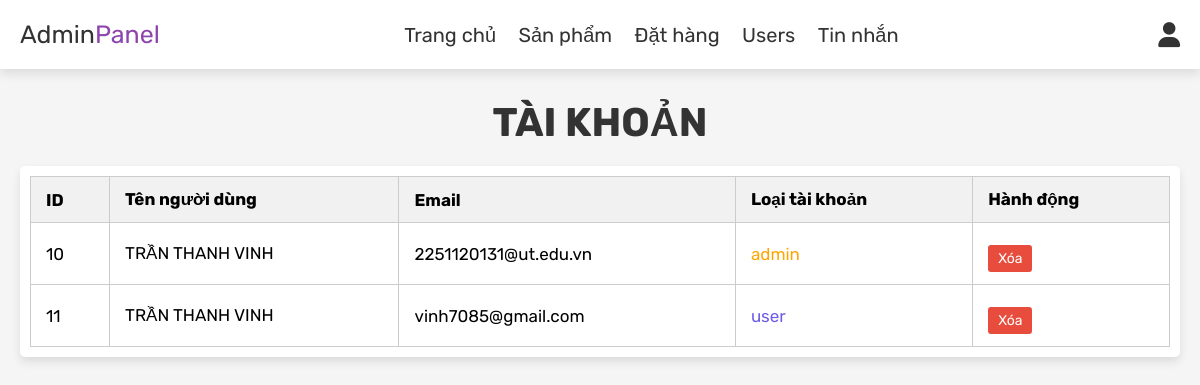
The app's page /project/admin_users.php (signed in) with its own data.
### tables this page shows
CREATE TABLE `users` (
  `id` int(100) NOT NULL,
  `name` varchar(100) NOT NULL,
  `email` varchar(100) NOT NULL,
  `password` varchar(100) NOT NULL,
  `user_type` varchar(20) NOT NULL DEFAULT 'user'
);

### project/admin_users.php (the view, shortened to what this page needs)
<?php
include 'config.php';
?>
<!DOCTYPE html>
<html lang="en">
<head>
    <link rel="stylesheet" href="https://cdnjs.cloudflare.com/ajax/libs/font-awesome/6.0.0/css/all.min.css">
    <link rel="stylesheet" href="css/admin_style.css">
</head>
<body>
    <?php include 'admin_header.php'; ?>
    <section class="users">
        <h1 class="title"> Tài khoản </h1>
        <div class="table-container">
            <table class="user-table">
                <thead>
                    <tr>
                        <th>ID</th>
                        <th>Tên người dùng</th>
                        <th>Email</th>
                        <th>Loại tài khoản</th>
                        <th>Hành động</th>
                    </tr>
                </thead>
                <tbody>
                    <?php
                $select_users = mysqli_query($conn, "SELECT * FROM `users`") or die('query failed');
                while($fetch_users = mysqli_fetch_assoc($select_users)){
            ?>
                    <tr>
                        <td><?php echo $fetch_users['id']; ?></td>
                        <td><?php echo $fetch_users['name']; ?></td>
                        <td><?php echo $fetch_users['email']; ?></td>
                        <td style="color:<?php echo ($fetch_users['user_type'] == 'admin') ? 'orange' : '#6c5ce7'; ?>">
                            <?php echo $fetch_users['user_type']; ?>
                        </td>
                        <td>
                            <a href="admin_users.php?delete=<?php echo $fetch_users['id']; ?>"
                                onclick="return confirm('Bạn có chắc muốn xóa tài khoản này?');"
                                class="delete-btn">Xóa</a>
                        </td>
                    </tr>
                    <?php } ?>
                </tbody>
            </table>
        </div>
    </section>
</body>
</html>

### project/css/admin_style.css (style rules this page uses)
:root { --purple:#8e44ad; --red:#c0392b; --orange:#f39c12; --black:#333; --white:#fff; --light-color:#666; --light-white:#ccc; --light-bg:#f5f5f5; --border:.1rem solid var(--black); --box-shadow:0 .5rem 1rem rgba(0,0,0,.1); }
* { font-family: 'Rubik', sans-serif; margin:0; padding:0; box-sizing: border-box; outline: none; border:none; text-decoration: none; transition:all .2s linear; }
html { font-size: 62.5%; overflow-x: hidden; }
body { background-color: var(--light-bg); }
section { padding:3rem 2rem; }
.title { text-align: center; margin-bottom: 2rem; text-transform: uppercase; color:var(--black); font-size: 4rem; }
.btn, .option-btn, .delete-btn, .white-btn { display: inline-block; margin-top: 1rem; padding:1rem 3rem; cursor: pointer; color:var(--white); font-size: 1.8rem; border-radius: .5rem; text-transform: capitalize; }
.delete-btn { background-color: var(--red); }

### project/admin_users.php (style rules this page uses)
.table-container { overflow-x: auto; margin: 2rem auto; max-width: 1200px; padding: 1rem; background: var(--white); border-radius: .5rem; box-shadow: var(--box-shadow); }
.user-table { width: 100%; border-collapse: collapse; font-size: 1.7rem; min-width: 700px; }
.user-table thead { background: #f1f1f1; }
.user-table th, .user-table td { padding: 1.2rem 1.5rem; border: 1px solid #ccc; text-align: left; white-space: nowrap; }
.user-table td a.delete-btn { background: #e74c3c; color: white; padding: 0.5rem 1rem; border-radius: .3rem; text-decoration: none; font-size: 1.4rem; }

### records on screen
users: id "10", name "TRẦN THANH VINH", email "2251120131@ut.edu.vn", user_type "admin"
users: id "11", name "TRẦN THANH VINH", email "vinh7085@gmail.com", user_type "user"
